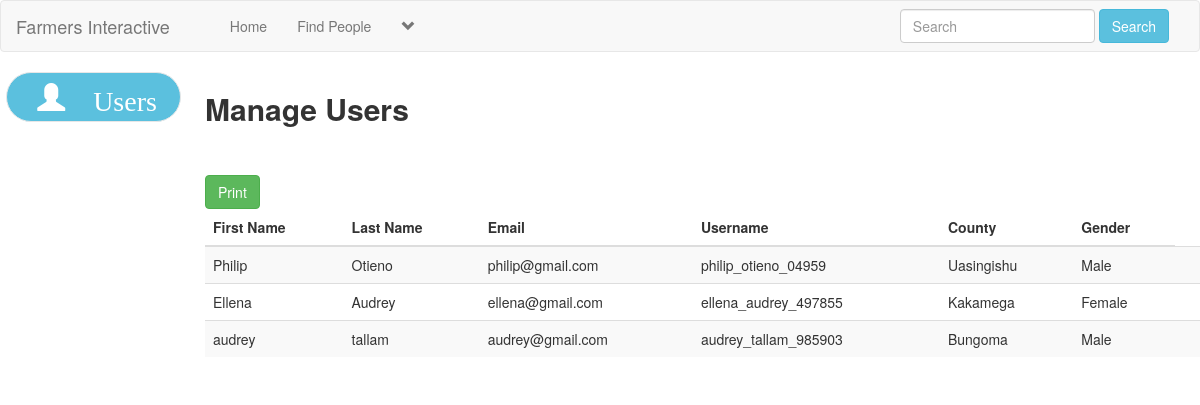
Screenshot of /admin/users.php (signed in) with the database file from the repository.
### tables this page shows
CREATE TABLE `users` (
  `user_id` int(11) NOT NULL AUTO_INCREMENT,
  `f_name` text NOT NULL,
  `l_name` text NOT NULL,
  `user_name` text NOT NULL,
  `describe_user` varchar(255) NOT NULL,
  `Relationship` text NOT NULL,
  `user_pass` varchar(255) NOT NULL,
  `user_email` varchar(255) NOT NULL,
  `user_county` text NOT NULL,
  `user_gender` text NOT NULL,
  `user_birthday` text NOT NULL,
  `user_image` varchar(255) NOT NULL,
  `user_cover` varchar(255) NOT NULL,
  `user_reg_date` timestamp NOT NULL DEFAULT current_timestamp(),
  `status` text NOT NULL,
  `posts` text NOT NULL,
  `recovery_account` text NOT NULL,
  PRIMARY KEY (`user_id`)
);

### admin/users.php (the view, shortened to what this page needs)
<!DOCTYPE html>
<?php
include("includes/header.php");
?>
<?php
	$mysqli =new mysqli('localhost', 'root','', 'farmers') or die(mysqli_error(mysqli));
	$result =$mysqli->query("SELECT * from users") or die($mysqli->error);
 ?>
<html>
<head>
	<link rel="stylesheet" href="https://maxcdn.bootstrapcdn.com/bootstrap/3.3.7/css/bootstrap.min.css">
	<link rel="stylesheet" type="text/css" href="style/home_style2.css">
</head>
<body>
	<div class="row">
		<div class="col-sm-2" style="left:0.5%;">
			<?php include 'side-nav.php';?>
		</div>
		<div class="col-sm-10" style="left:7%:">
			<h2><strong>Manage Users</strong></h2><br><br>
            <table class="table table-striped table-hover">
                <thead>
                    <tr>
                        <th>First Name</th>
                        <th>Last Name</th>
      					       <th>Email</th>
      					       <th>Username</th>
                        <th>County</th>
                        <th>Gender</th>
                    </tr>
                </thead>
                <tbody>
    	<?php
           while($row = mysqli_fetch_array($result))
                {
                ?>
     <tr>
      <td><?php echo $row["f_name"]; ?></td>
      <td><?php echo $row["l_name"]; ?></td>
      <td><?php echo $row["user_email"]; ?></td>
      <td><?php echo $row["user_name"]; ?></td>
      <td><?php echo $row["user_county"]; ?></td>
      <td><?php echo $row["user_gender"]; ?></td>
      <td>
      </td>
     </tr>
                <?php
                    }
                ?>
                </tbody>
                <a target="new" href='functions/print.php' style='float:left;'><button class='btn btn-success'>Print</button>
            </table>
		</div>
	</div>
</body>
</html>

### admin/includes/header.php (shortened to what this page needs)
<?php
include("functions/functions.php");
?>
<nav class="navbar navbar-default">
	<div class="container-fluid">
		<div class="navbar-header">
			<a class="navbar-brand" href="home.php">Farmers Interactive</a>
		</div>
		<div class="collapse navbar-collapse" id="bs-example-navbar-collapse-1">
	      <ul class="nav navbar-nav">
	      	<?php
			$user = $_SESSION['user_email'];
			$get_user = "select * from admin where user_email='$user'";
			$run_user = mysqli_query($con,$get_user);
			$row=mysqli_fetch_array($run_user);
			$username = $row['username'];
			?>
	        <li><a href='profile.php?<?php echo "u_id=$user_id" ?>'><?php echo "$username"; ?></a></li>
	       	<li><a href="home.php">Home</a></li>
			<li><a href="members.php">Find People</a></li>
					<?php
						echo"
						<li class='dropdown'>
							<a href='#' class='dropdown-toggle' data-toggle='dropdown' role='button' aria-haspopup='true' aria-expanded='false'><span><i class='glyphicon glyphicon-chevron-down'></i></span></a>
							<ul class='dropdown-menu'>
								<li role='separator' class='divider'></li>
								<li>
									<a href='logout.php'>Logout</a>
								</li>
							</ul>
						</li>
						";
					?>
			</ul>
			<ul class="nav navbar-nav navbar-right">
				<li class="dropdown">
					<form class="navbar-form navbar-left" method="get" action="results.php">
						<div class="form-group">
							<input type="text" class="form-control" name="user_query" placeholder="Search">
						</div>
						<button type="submit" class="btn btn-info" name="search">Search</button>
					</form>
				</li>
			</ul>
		</div>
	</div>
</nav>

### admin/side-nav.php (shortened to what this page needs)
<nav class="navbar navbar-expand-sm navbar-default sidebar" style="background-color:#5BC0DE; border-radius: 50px;" id="mainNav">
     <div class="container">
       <div class="collapse navbar-collapse" id="navbarResponsive1">
         <ul style="color: white; list-style-type: none; font-size: 28px; margin-top: 5px; padding: 0px; " class="navbar-nav text-center" style="    flex-direction: column;">
           <li class="nav-item">
             <a style="color: white;"  class="nav-link" href="users.php"><span class="glyphicon glyphicon-user"> Users</a>
           </li><br>
         </ul>
       </div>
     </div>
   </nav>

### style/home_style2.css (style rules this page uses)
body { overflow-x: hidden; }

### rows the page displays
users: f_name "Philip", l_name "Otieno", user_email "philip@gmail.com", user_name "philip_otieno_04959", user_county "Uasingishu", user_gender "Male"
users: f_name "Ellena", l_name "Audrey", user_email "ellena@gmail.com", user_name "ellena_audrey_497855", user_county "Kakamega", user_gender "Female"
users: f_name "audrey", l_name "tallam", user_email "audrey@gmail.com", user_name "audrey_tallam_985903", user_county "Bungoma", user_gender "Male"
